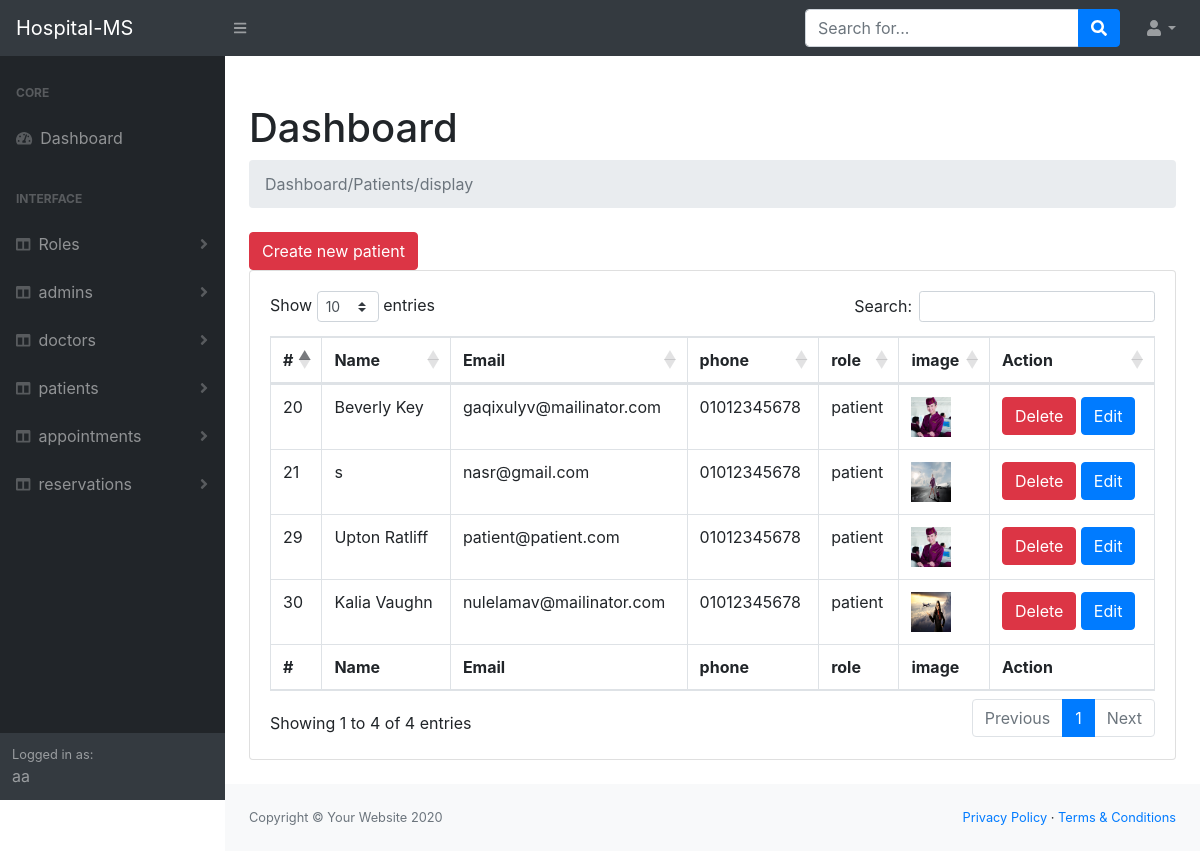
Screenshot of /Admin/patients/index.php (signed in) with the database file from the repository.
### tables this page shows
CREATE TABLE `users`
(
    `id`             tinyint(4) NOT NULL,
    `name`           char(150) NOT NULL,
    `gender`         tinyint(1) NOT NULL COMMENT '"1 for male, 2 for female" ',
    `email`          char(100) NOT NULL,
    `password`       char(100) NOT NULL,
    `address`        char(150) NOT NULL,
    `phone`          char(11)  NOT NULL,
    `emergencyPhone` char(11)  NOT NULL,
    `image`          char(150) DEFAULT NULL,
    `role_id`        tinyint(100) NOT NULL
);

CREATE TABLE `roles`
(
    `id`    tinyint(4) NOT NULL,
    `title` char(100) NOT NULL
);

### Admin/patients/index.php (the view, shortened to what this page needs)
<?php
require '../helpers/dbConnection.php';
$sql = "select users.*,roles.title  from  users inner join roles on users.role_id = roles.id where roles.title = 'patient'";
$op = mysqli_query($con, $sql);
require '../layouts/header.php';
require '../layouts/nav.php';
require '../layouts/sidNav.php';
?>
<main>
    <div class="container-fluid">
        <h1 class="mt-4">Dashboard</h1>
        <ol class="breadcrumb mb-4">
            <li class="breadcrumb-item active">Dashboard/Patients/display</li>
            <?php
            echo '<br>';
            ?>
        </ol>
        <a href='create.php'
           class='btn btn-danger m-r-1em'>Create new patient</a>
        <div class="card mb-4">
            <div class="card-body">
                <div class="table-responsive">
                    <table class="table table-bordered" id="dataTable" width="100%" cellspacing="0">
                        <thead>
                        <tr>
                            <th>#</th>
                            <th>Name</th>
                            <th>Email</th>
                            <th>phone</th>
                            <th>role</th>
                            <th>image</th>
                            <th>Action</th>
                        </tr>
                        </thead>
                        <tfoot>
                        <tr>
                            <th>#</th>
                            <th>Name</th>
                            <th>Email</th>
                            <th>phone</th>
                            <th>role</th>
                            <th>image</th>
                            <th>Action</th>
                        </tfoot>
                        <tbody>
                        <?php
                        while ($data = mysqli_fetch_assoc($op)) {
                            ?>
                            <tr>
                                <td><?php echo $data['id']; ?></td>
                                <td><?php echo $data['name']; ?></td>
                                <td><?php echo $data['email']; ?></td>
                                <td><?php echo $data['phone']; ?></td>
                                <td><?php echo $data['title']; ?></td>
                                <td><img src="./uploads/<?php echo $data['image']; ?>" height="40px" width="40px"></td>
                                <td>
                                    <a href='delete.php?id=<?php echo $data['id']; ?>'
                                       class='btn btn-danger m-r-1em'>Delete</a>
                                    <a href='edit.php?id=<?php echo $data['id']; ?>' class='btn btn-primary m-r-1em'>Edit</a>
                                </td>
                            </tr>
                            <?php
                        }
                        ?>
                        </tbody>
                    </table>
                </div>
            </div>
        </div>
    </div>
</main>
<?php
require '../layouts/footer.php';
?>

### rows the page displays
users: id "20", name "Beverly Key", email "gaqixulyv@mailinator.com", phone "01012345678", role.title "patient", image (picture)
users: id "21", name "s", email "nasr@gmail.com", phone "01012345678", role.title "patient", image (picture)
users: id "29", name "Upton Ratliff", email "patient@patient.com", phone "01012345678", role.title "patient", image (picture)
users: id "30", name "Kalia Vaughn", email "nulelamav@mailinator.com", phone "01012345678", role.title "patient", image (picture)

### other values shown
$module "Roles"
$module "admins"
$module "doctors"
$module "patients"
$module "appointments"
$module "reservations"
$_SESSION['user']['name'] "aa"
